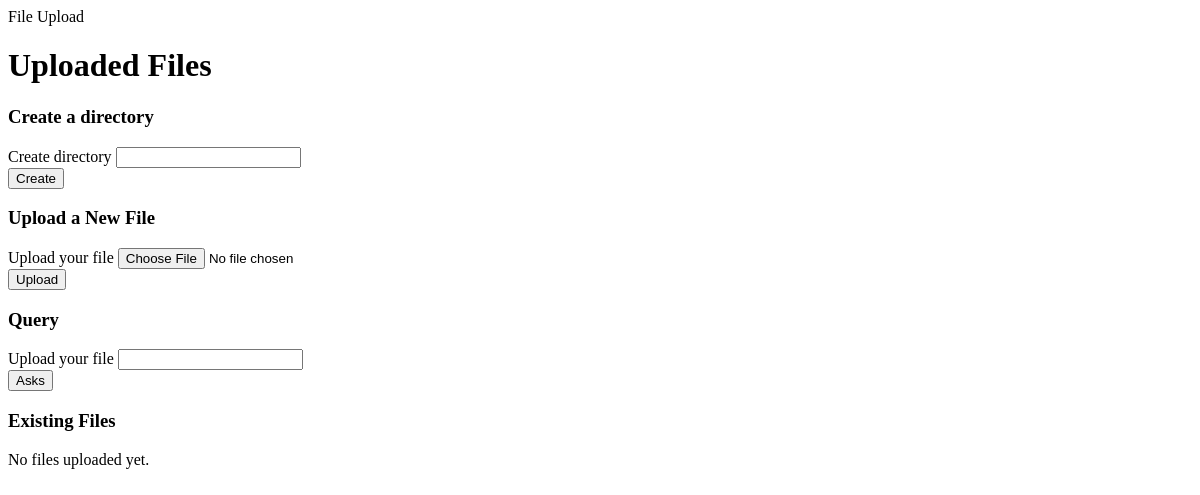
Before: /files/ (signed in) with the older database file.
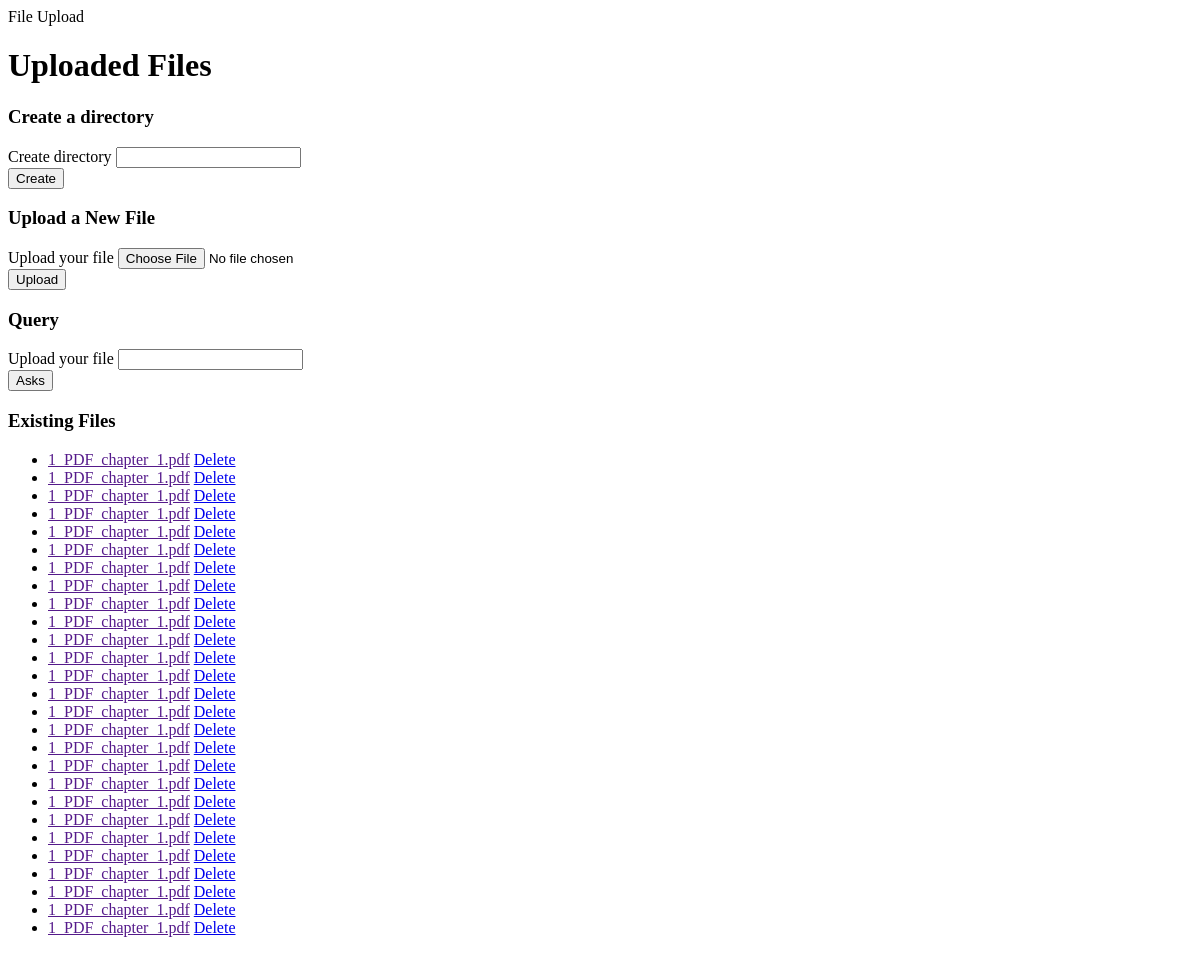
After: the same page with the newer database file.
### rag/models.py (models this page shows, shortened)
class FileModel(models.Model):
    name = models.CharField(max_length=100)
    uploaded_at = models.DateTimeField(auto_now_add=True)
    directory = models.ForeignKey(DirectoryModel, on_delete=models.CASCADE)

### rag/views.py (the view, shortened to what this page needs)
# urls.py: path('files/', files, name='files'),
@login_required
def files(request):
    if request.method == 'GET':
        files = FileModel.objects.filter(directory__owner=request.user)
        directories = DirectoryModel.objects.filter(owner=request.user)
        return render(request, 'files.html', {'files': files, 'directories': directories})
    else:
        return HttpResponseNotAllowed(['GET', 'POST'])

### templates/files.html (shortened to what this page needs)
{% block content %}
<div class="container py-5">
    <h1>Uploaded Files</h1>
    <h3>Create a directory</h3>
    <form action="/directory/" method="POST" enctype="multipart/form-data">
          <div class="mb-3">
            <label for="name" class="form-label">Create directory</label>
            <input class="form-control" id="name" name="name" required>
          </div>
        <button type="submit" name="upload" class="btn btn-primary">Create</button>
    </form>
    <h3>Upload a New File</h3>
    <form method="POST" enctype="multipart/form-data">
          <div class="mb-3">
            <label for="fileInput" class="form-label">Upload your file</label>
            <input class="form-control" type="file" id="fileInput" name="file" onchange="updateLabel(this)" required>
          </div>
        <button type="submit" name="upload" class="btn btn-primary">Upload</button>
    </form>
    <h3>Query</h3>
    <form action="/query/">
          <div class="mb-3">
            <label for="query" class="form-label">Upload your file</label>
            <input class="form-control" id="query" name="query" required>
          </div>
        <button type="submit" name="upload" class="btn btn-primary">Asks</button>
    </form>
    <h3 class="mt-5">Existing Files</h3>
    {% if files %}
        <ul class="list-group">
            {% for file in files %}
                <li class="list-group-item d-flex justify-content-between align-items-center">
                    <a href="{{ file.url }}" target="_blank">{{ file.name }}</a>
                    <a href="{% url 'delete_file' file.id %}" class="btn btn-danger btn-sm">Delete</a>
                </li>
            {% endfor %}
        </ul>
    {% else %}
        <p>No files uploaded yet.</p>
    {% endif %}
</div>
{% endblock %}

Changed rows visible on the page:
added FileModel: name "1_PDF_chapter_1.pdf"
added FileModel: name "1_PDF_chapter_1.pdf"
added FileModel: name "1_PDF_chapter_1.pdf"
added FileModel: name "1_PDF_chapter_1.pdf"
added FileModel: name "1_PDF_chapter_1.pdf"
added FileModel: name "1_PDF_chapter_1.pdf"
added FileModel: name "1_PDF_chapter_1.pdf"
added FileModel: name "1_PDF_chapter_1.pdf"
added FileModel: name "1_PDF_chapter_1.pdf"
added FileModel: name "1_PDF_chapter_1.pdf"
added FileModel: name "1_PDF_chapter_1.pdf"
added FileModel: name "1_PDF_chapter_1.pdf"
added FileModel: name "1_PDF_chapter_1.pdf"
added FileModel: name "1_PDF_chapter_1.pdf"
added FileModel: name "1_PDF_chapter_1.pdf"
added FileModel: name "1_PDF_chapter_1.pdf"
added FileModel: name "1_PDF_chapter_1.pdf"
added FileModel: name "1_PDF_chapter_1.pdf"
added FileModel: name "1_PDF_chapter_1.pdf"
added FileModel: name "1_PDF_chapter_1.pdf"
added FileModel: name "1_PDF_chapter_1.pdf"
added FileModel: name "1_PDF_chapter_1.pdf"
added FileModel: name "1_PDF_chapter_1.pdf"
added FileModel: name "1_PDF_chapter_1.pdf"
added FileModel: name "1_PDF_chapter_1.pdf"
added FileModel: name "1_PDF_chapter_1.pdf"
added FileModel: name "1_PDF_chapter_1.pdf"
Other visible differences:
text no longer shown: "No files uploaded yet."
